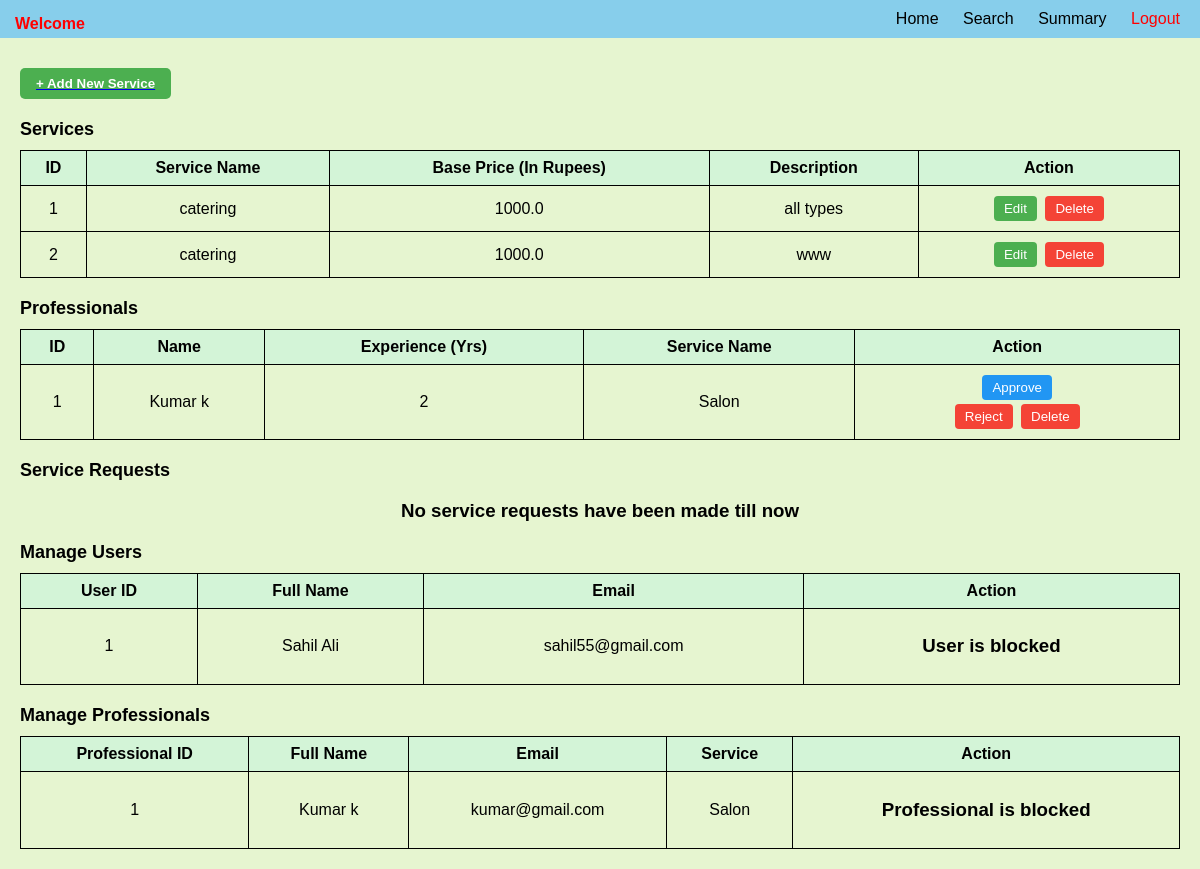
The page /admin on the database its author committed.
### backend/models.py (models this page shows)
class Service(db.Model):
    __tablename__="service"
    id=db.Column(db.Integer,primary_key=True)
    name=db.Column(db.String,nullable=False)
    baseprice=db.Column(db.Float, default=0.0)
    desc=db.Column(db.String,nullable=False)

class Prof_Info(db.Model):
    __tablename__="prof_info"
    id=db.Column(db.Integer,primary_key=True)
    email=db.Column(db.String,unique=True,nullable=False)
    password=db.Column(db.String,nullable=False)
    role=db.Column(db.Integer,default=2)
    full_name=db.Column(db.String,nullable=False)
    service_name=db.Column(db.String,nullable=False)
    experience=db.Column(db.Integer,nullable=False)
    location=db.Column(db.String,nullable=False)
    pin_code=db.Column(db.Integer,nullable=False)
    prof_status=db.Column(db.String,default=False)

class User_Info(db.Model):
    __tablename__="user_info"
    id=db.Column(db.Integer,primary_key=True)
    email=db.Column(db.String,unique=True,nullable=False)
    password=db.Column(db.String,nullable=False)
    role=db.Column(db.Integer,default=1)
    full_name=db.Column(db.String,nullable=False)
    location=db.Column(db.String,nullable=False)
    pin_code=db.Column(db.Integer,nullable=False)
    user_status=db.Column(db.String,default=True)

### backend/controllers.py (the view)
@app.route("/admin")
def admin_dashboard():
    services=Service.query.all()
    professionals=Prof_Info.query.all()
    users=User_Info.query.all()
    return render_template("admin_dash.html", services=services, professionals=professionals, users=users)

### templates/admin_dash.html (shortened to what this page needs)
{% extends "admin_layout.html" %}
{% block content %}
</head>
<body>
    <div class="container">
        <a href="/service" type="button">
            <button type="submit" class="btn-add">+ Add New Service</button>
        </a>
        <div class="section-title">Services</div>
        {% if services %}
        <table class="table">
             <tr>
                <th>ID</th>
                <th>Service Name</th>
                <th>Base Price (In Rupees)</th>
                <th>Description</th>
                <th>Action</th>
             </tr>
             {% for service in services %}
             <tr>
                <td>{{ service.id }}</td>
                <td>{{ service.name }}</td>
                <td>{{ service.baseprice }}</td>
                <td>{{ service.desc }}</td>
                <td class="action-buttons">
                    <a href="/edit_service/{{service.id}}" type="button"><button class="btn-edit">Edit</button></a>
                    <form action="{{ url_for('delete_service', id=service.id) }}" method="POST" style="display: inline;">
                        <button type="submit" class="btn-delete" onclick="return confirm('Are you sure you want to delete this service?');">Delete</button>
                    </form>
                </td>
             </tr>
            {% endfor %}
        </table>
        {% else %}
        <h3 class="center" style="text-align: center;">No services are available</h3>
        {% endif %}
        <div class="section-title">Professionals</div>
        {% if professionals %}
        <table class="table">
            <tr>
                <th>ID</th>
                <th>Name</th>
                <th>Experience (Yrs)</th>
                <th>Service Name</th>
                <th>Action</th>
             </tr>
             {% for prof_info in professionals %}
             <tr>
                <td>{{ prof_info.id }}</td>
                <td>{{ prof_info.full_name }}</td>
                <td>{{ prof_info.experience }}</td>
                <td>{{ prof_info.service_name }}</td>
                <td class="action-buttons">
                    <form action="{{url_for('approve_professional', id=prof_info.id)}}" method="POST"><button class="btn-approve">Approve</button></form>
                    <button class="btn-reject">Reject</button>
                    <button class="btn-delete">Delete</button>
                </td>
             </tr>
            {% endfor %}
        </table>
        {% else %}
        <h3 class="center" style="text-align: center;">No professional requests are available</h3>
        {% endif %}
        <div class="section-title">Service Requests</div>
        {% if service_requests %}
        <table class="table">
            <tr>
                <th>ID</th>
                <th>Assigned Professional (if any)</th>
                <th>Requested Date</th>
                <th>Status (R/A/C)</th>
            </tr>
            {% for service_req in service_requests %}
            <tr>
                <td>{{ service_req.id }}</td>
                <td>{{ service_req.assigned_professional }}</td>
                <td>{{ service_req.date_of_req }}</td>
                <td>{{ service_req.status }}</td>
            </tr>
            {% endfor %}
        </table>
        {% else %}
        <h3 class="center" style="text-align: center;">No service requests have been made till now</h3>
        {% endif %}
        <div class="section-title">Manage Users</div>
        {% if users %}
        <table class="table">
            <tr>
                <th>User ID</th>
                <th>Full Name</th>
                <th>Email</th>
                <th>Action</th>
            </tr>
            {% for user_info in users %}
            <tr>
                <td>{{ user_info.id }}</td>
                <td>{{ user_info.full_name }}</td>
                <td>{{ user_info.email }}</td>
                <td class="action-buttons">
                    {% if user_info.status %}
                    <form action="{{url_for('block_user', id=user_info.id)}}" method="POST"> <button class="btn-block" onclick="return confirm('Are you sure you want to block this user?');">Block</button></form>
                    {% else %}
                     <h3>User is blocked</h3>
                     {% endif %}
                </td>
            </tr>
            {% endfor %}
        </table>
        {% else %}
        <h3 class="center" style="text-align: center;">No users are available</h3>
        {% endif %}
        <div class="section-title">Manage Professionals</div>
        {% if professionals %}
        <table class="table">
            <tr>
                <th>Professional ID</th>
                <th>Full Name</th>
                <th>Email</th>
                <th>Service</th>
                <th>Action</th>
            </tr>
            {% for prof_info in professionals %}
            <tr>
                <td>{{ prof_info.id }}</td>
                <td>{{ prof_info.full_name }}</td>
                <td>{{ prof_info.email }}</td>
                <td>{{ prof_info.service_name }}</td>
                <td class="action-buttons">
                    {% if prof_info.status %}
                    <form action="{{url_for('block_professional', id=prof_info.id)}}" method="POST">
                        <button class="btn-block" onclick="return confirm('Are you sure you want to block this professional?');">Block</button>
                    </form>
                    {% else %}
                    <h3>Professional is blocked</h3>
                    {% endif %}
                </td>
            </tr>
            {% endfor %}
        </table>
        {% else %}
        <h3 class="center" style="text-align: center;">No professionals are available</h3>
        {% endif %}
    </div>
</body>
</html>
{% endblock %}

### templates/admin_layout.html (shortened to what this page needs)
<!DOCTYPE html>
<html lang="en">
<head>
</head>
<body>
    <div class="header">
        <span class="title">Welcome {{name}}</span>
        <a href="#">Home</a>
        <a href="#">Search</a>
        <a href="#">Summary</a>
        <a href="#" id="logout">Logout</a>
    </div>
    {%block content%}{%endblock%}
</body>

### templates/admin_layout.html (style rules this page uses)
body { font-family: Arial, sans-serif; background-color: #e6f5d0; margin: 0; padding: 0; }
.header { background-color: #87ceeb; padding: 10px; text-align: right; }
.header a { margin: 0 10px; text-decoration: none; color: #000; }
.header a#logout { color: red; }
.title { position: absolute; top: 15px; left: 15px; color: red; font-weight: bold; }

### templates/admin_dash.html (style rules this page uses)
.container { padding: 20px; }
.section-title { font-size: 18px; font-weight: bold; margin-top: 20px; }
.table { width: 100%; border-collapse: collapse; margin-top: 10px; }
.table th, .table td { border: 1px solid #000; padding: 8px; text-align: center; }
.table th { background-color: #d3f4d7; font-weight: bold; }
.action-buttons button { padding: 5px 10px; margin: 2px; border: none; border-radius: 4px; cursor: pointer; }
.btn-edit { background-color: #4CAF50; color: white; }
.btn-delete { background-color: #f44336; color: white; }
.btn-approve { background-color: #2196F3; color: white; }
.btn-reject, .btn-block { background-color: #f44336; color: white; }
.btn-add { margin-top: 10px; padding: 8px 16px; background-color: #4CAF50; color: white; font-weight: bold; border: none; border-radius: 5px; cursor: pointer; display: block; }

### rows shown on the page
Service: id "1", name "catering", baseprice "1000.0", desc "all types"
Service: id "2", name "catering", baseprice "1000.0", desc "www"
Prof_Info: id "1", full_name "Kumar k", experience "2", service_name "Salon", email "kumar@gmail.com"
User_Info: id "1", full_name "Sahil Ali", email "sahil55@gmail.com"
